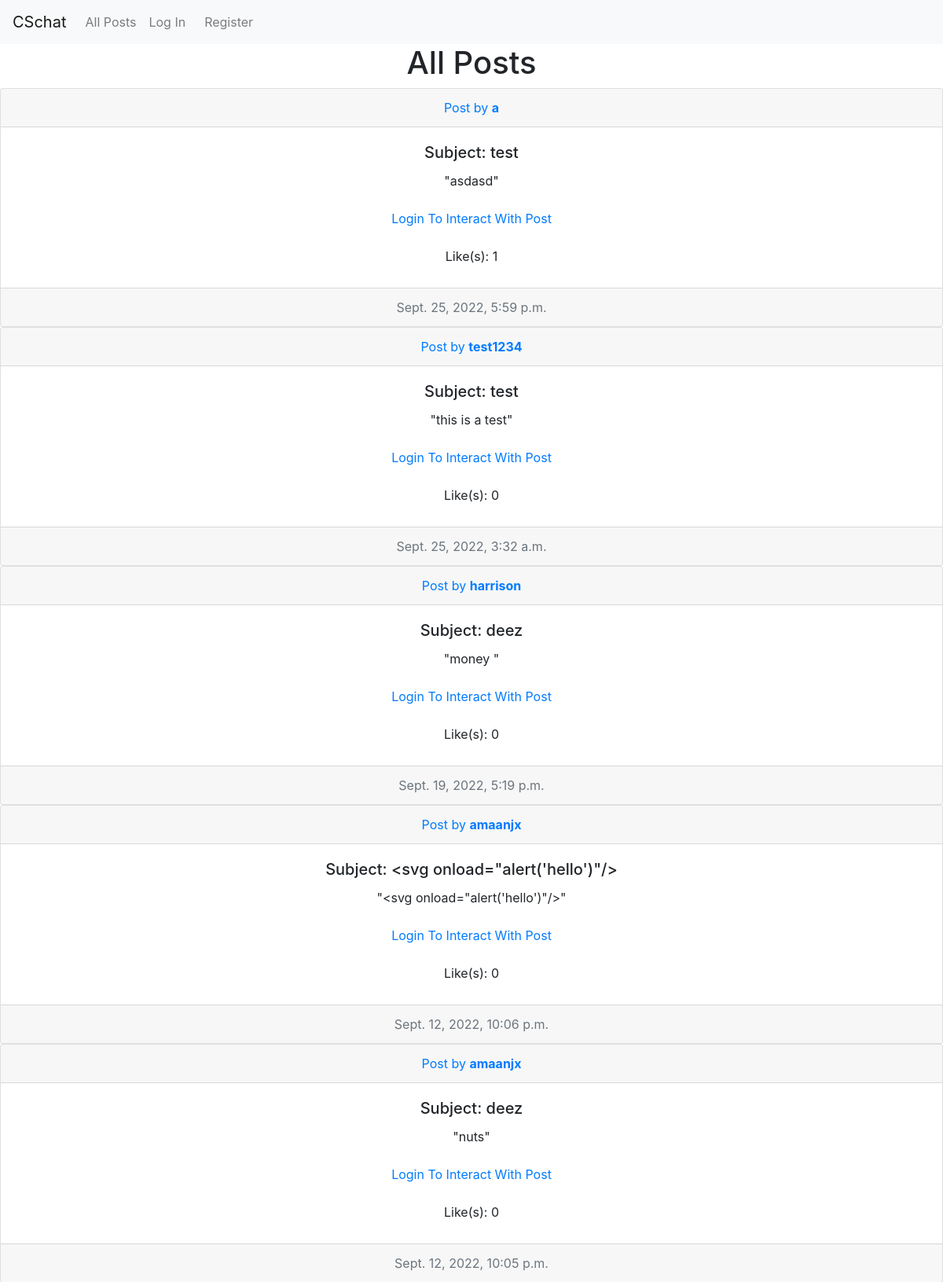
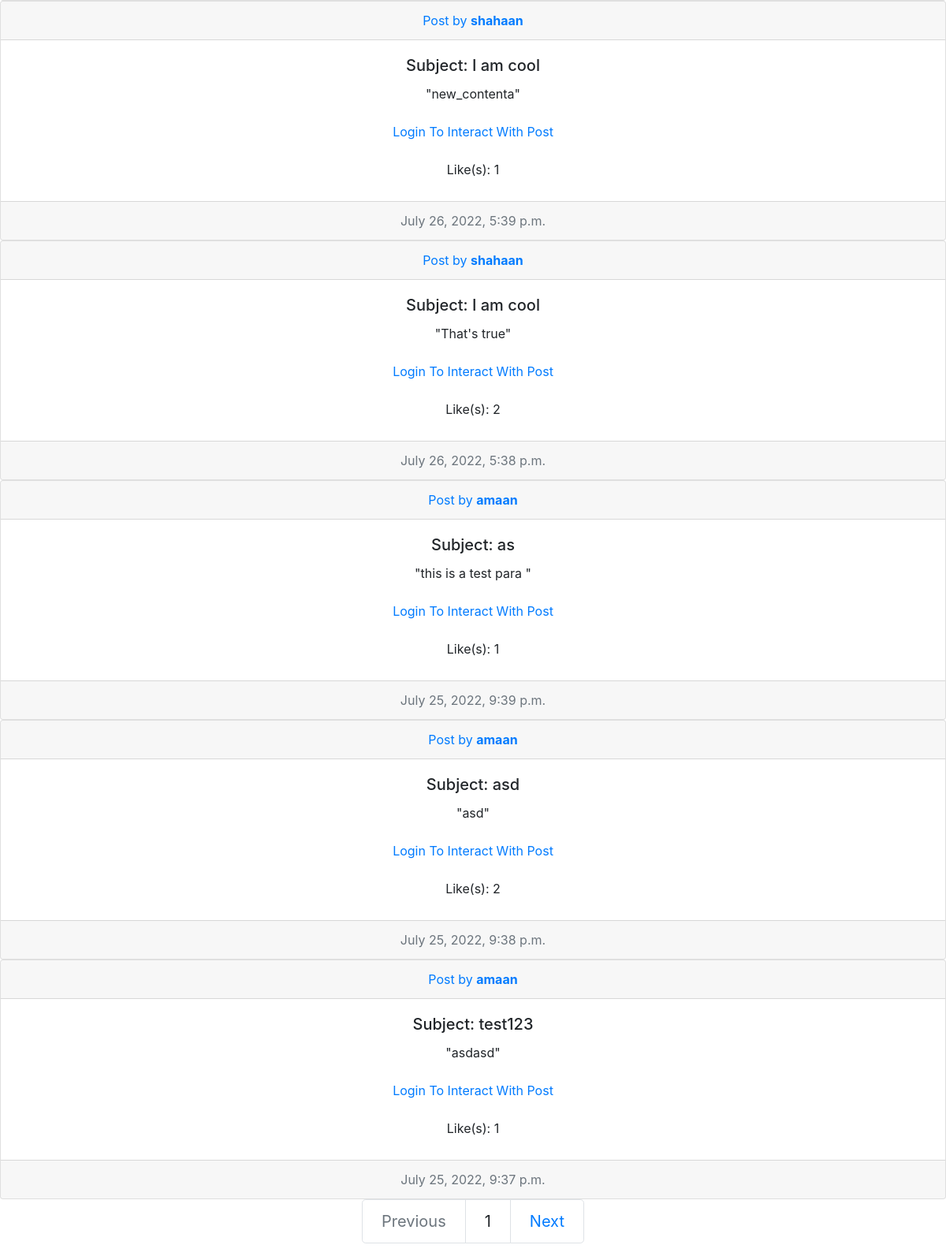
The page / on the database its author committed (2 pictures, top to bottom).
### network/models.py (models this page shows, shortened)
class Post(models.Model):
    subject = models.CharField(max_length=64)
    content = models.CharField(max_length=280)
    post_date = models.DateTimeField(default=timezone.now)
    poster = models.ForeignKey(User, on_delete=models.CASCADE, related_name="posted_posts")
    likes = models.ManyToManyField(User, blank=True, related_name="liked_posts")

class User(AbstractUser):
    followers = models.ManyToManyField("self", blank=True, related_name="following", symmetrical=False)
    def __str__(self):
        return f"{self.username}"

### network/views.py (the view)
# urls.py: path("", views.home, name="home"),
def home(request):
    page_id = 1
    posts = Post.objects.order_by("-post_date").all()
    pages = Paginator(posts, 10)
    current_page = pages.page(page_id)
    if current_page.has_next() == True:
        nextpage = True
        nextpagenum = page_id + 1
    elif current_page.has_next() == False:
        nextpage = False
        nextpagenum = 1
    if current_page.has_previous() == True:
        previouspage = True
        previouspagenum = page_id - 1
    elif current_page.has_previous() == False:
        previouspage = False
        previouspagenum = 1
    return render(request, "network/index.html", {
        "posts": current_page,
        "pagenum": page_id,
        "nextpage": nextpage,
        "previouspage": previouspage,
        "nextpagenum": nextpagenum,
        "previouspagenum": previouspagenum,
        "display_type": "All Posts",
        "index": True,
        "editing_post": False
    })

### network/templates/network/index.html (shortened to what this page needs)
{% extends "network/layout.html" %}
{% load static %}
{% block body %}
    <h1 style="text-align: center;">{{display_type}}</h1>
    <div>
        {% for each in posts %}
            <div class="card text-center">
                <div class="card-header">
                    {% if each.poster == request.user %}
                    <a href="{% url 'profile' each.poster.id%}"><span style="font-weight:bold">You Posted</span></a>
                    {% else %}
                    <a href="{% url 'profile' each.poster.id%}">Post by <span style="font-weight:bold">{{each.poster}}</span></a>
                    {% endif %}
                    </div>
                        <div class="card-body">
                            <h5 class="card-title">Subject: {{each.subject}}</h5>
                                <div class="form-group" id="content_{{each.id}}">
                                    <p class="card-text" id="actual_content_{{each.id}}">"{{each.content}}"</p>
                                </div>
                            {% if user.is_authenticated %}
                                {% if each.poster == request.user %}
                                <a class="btn btn-outline-warning btn-small" onclick="edit_post(document.querySelector('#content_{{each.id}}'), '{{each.id}}', document.querySelector('#content_{{each.id}}'),document.querySelector('#edit_{{each.id}}'),document.querySelector('#newedits_{{each.id}}'), this)">Edit Post</a>
                                {% endif %}
                                <div class="mt-3">
                                    {% if user in each.likes.all %}
                                        <a class="btn btn-outline-success btn-small" onclick="like_post('{{each.id}}', document.querySelector('#likes_{{each.id}}'), '{{user}}', this)">Unlike</a>
                                    {% else %}
                                        <a class="btn btn-outline-success btn-small" onclick="like_post('{{each.id}}', document.querySelector('#likes_{{each.id}}'), '{{user}}', this)">Like</a>
                                    {% endif %}
                                </div>
                            {% else %}
                            <a class="nav-link" href="{% url 'login' %}">Login To Interact With Post</a>
                            {% endif %}
                            <div class="mt-3">
                                <label>Like(s):</label>
                                <label class="display-likes" id="likes_{{each.id}}">{{each.likes.count}}</label>
                            </div>
                        </div>
                    <div class="card-footer text-muted">
                    {{each.post_date}}
                    </div>
            </div>
        {% endfor %}
    </div>
    <nav aria-label="Page navigation">
        <ul class="pagination justify-content-center pagination-lg">
            {% if index == True %}
                {% if previouspage %}
                <li class="page-item"><a class="page-link" href="{% url 'index' previouspagenum %}">Previous</a></li>
                {% else %}
                <li class="page-item disabled"><a class="page-link">Previous</a></li>
                {% endif %}
                <li class="page-item"><a class="page-link">{{pagenum}}</a></li>
                {% if nextpage %}
                <li class="page-item"><a class="page-link" href="{% url 'index' nextpagenum %}">Next</a></li>
                {% else %}
                <li class="page-item disabled"><a class="page-link">Next</a></li>
                {% endif %}
            {% endif %}
        </ul>
      </nav>
{% endblock %}

### rows shown on the page
Post: poster "a", subject "test", content "asdasd", likes.count "1", post_date "Sept. 25, 2022, 5:59 p.m."
Post: poster "test1234", subject "test", content "this is a test", likes.count "0", post_date "Sept. 25, 2022, 3:32 a.m."
Post: poster "harrison", subject "deez", content "money", likes.count "0", post_date "Sept. 19, 2022, 5:19 p.m."
Post: poster "amaanjx", subject "<svg onload=\"alert('hello')\"/>", content "<svg onload=\"alert('hello')\"/>", likes.count "0", post_date "Sept. 12, 2022, 10:06 p.m."
Post: poster "amaanjx", subject "deez", content "nuts", likes.count "0", post_date "Sept. 12, 2022, 10:05 p.m."
Post: poster "shahaan", subject "I am cool", content "new_contenta", likes.count "1", post_date "July 26, 2022, 5:39 p.m."
Post: poster "shahaan", subject "I am cool", content "That's true", likes.count "2", post_date "July 26, 2022, 5:38 p.m."
Post: poster "amaan", subject "as", content "this is a test para", likes.count "1", post_date "July 25, 2022, 9:39 p.m."
Post: poster "amaan", subject "asd", content "asd", likes.count "2", post_date "July 25, 2022, 9:38 p.m."
Post: poster "amaan", subject "test123", content "asdasd", likes.count "1", post_date "July 25, 2022, 9:37 p.m."

### other values the page prints
{{ display_type }} "All Posts"
{{ pagenum }} "1"
